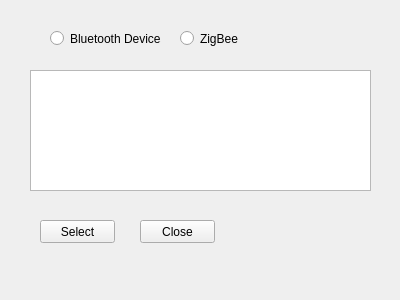
<?xml version="1.0" encoding="UTF-8"?>
<ui version="4.0">
 <class>BT_Selection</class>
 <widget class="QWidget" name="BT_Selection">
  <property name="geometry">
   <rect>
    <x>0</x>
    <y>0</y>
    <width>400</width>
    <height>300</height>
   </rect>
  </property>
  <property name="windowTitle">
   <string>Communication Selection</string>
  </property>
  <widget class="QRadioButton" name="Bluetooth_Sl">
   <property name="geometry">
    <rect>
     <x>50</x>
     <y>30</y>
     <width>111</width>
     <height>17</height>
    </rect>
   </property>
   <property name="text">
    <string>Bluetooth Devices</string>
   </property>
  </widget>
  <widget class="QRadioButton" name="zigBee_Sl">
   <property name="geometry">
    <rect>
     <x>180</x>
     <y>30</y>
     <width>82</width>
     <height>17</height>
    </rect>
   </property>
   <property name="text">
    <string>ZigBee</string>
   </property>
  </widget>
  <widget class="QPushButton" name="BT_select_Btn">
   <property name="geometry">
    <rect>
     <x>40</x>
     <y>220</y>
     <width>75</width>
     <height>23</height>
    </rect>
   </property>
   <property name="text">
    <string>Select</string>
   </property>
  </widget>
  <widget class="QPushButton" name="WinClose_Btn">
   <property name="geometry">
    <rect>
     <x>140</x>
     <y>220</y>
     <width>75</width>
     <height>23</height>
    </rect>
   </property>
   <property name="text">
    <string>Close</string>
   </property>
  </widget>
  <widget class="QListWidget" name="showListItm">
   <property name="geometry">
    <rect>
     <x>30</x>
     <y>70</y>
     <width>341</width>
     <height>121</height>
    </rect>
   </property>
  </widget>
  <widget class="QWidget" name="verticalLayoutWidget">
   <property name="geometry">
    <rect>
     <x>0</x>
     <y>280</y>
     <width>401</width>
     <height>21</height>
    </rect>
   </property>
   <layout class="QVBoxLayout" name="verticalLayout">
    <item>
     <widget class="QLabel" name="com_Say">
      <property name="text">
       <string/>
      </property>
     </widget>
    </item>
   </layout>
  </widget>
 </widget>
 <layoutdefault spacing="6" margin="11"/>
 <resources/>
 <connections/>
</ui>
